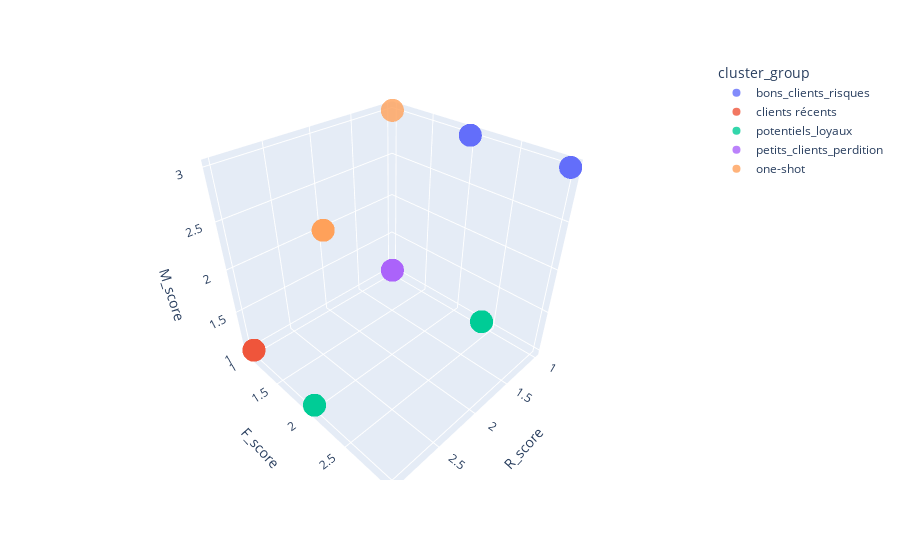

Write notebook code for a chart like this one.
### Code cell
fig = px.scatter_3d(clusters, x='R_score',y='F_score',z='M_score',color='cluster_group', opacity=0.8)
fig.show()

### Figure 1 — Plotly figure (JSON) as saved in the notebook; plotly's stock layout.template omitted (floating-point values rounded to 4 significant figures; data arrays with more than 128 entries replaced by an {"elided": "..."} marker saying what was removed)
{"data": [{"hovertemplate": "cluster_group=bons_clients_risques<br>R_score=%{x}<br>F_score=%{y}<br>M_score=%{z}<extra></extra>", "legendgroup": "bons_clients_risques", "marker": {"color": "#636efa", "opacity": 0.8, "symbol": "circle"}, "mode": "markers", "name": "bons_clients_risques", "scene": "scene", "showlegend": true, "type": "scatter3d", "x": {"elided": "746 int values"}, "y": {"elided": "746 int values"}, "z": {"elided": "746 int values"}}, {"hovertemplate": "cluster_group=clients récents<br>R_score=%{x}<br>F_score=%{y}<br>M_score=%{z}<extra></extra>", "legendgroup": "clients récents", "marker": {"color": "#EF553B", "opacity": 0.8, "symbol": "circle"}, "mode": "markers", "name": "clients récents", "scene": "scene", "showlegend": true, "type": "scatter3d", "x": {"elided": "694 int values"}, "y": {"elided": "694 int values"}, "z": {"elided": "694 int values"}}, {"hovertemplate": "cluster_group=potentiels_loyaux<br>R_score=%{x}<br>F_score=%{y}<br>M_score=%{z}<extra></extra>", "legendgroup": "potentiels_loyaux", "marker": {"color": "#00cc96", "opacity": 0.8, "symbol": "circle"}, "mode": "markers", "name": "potentiels_loyaux", "scene": "scene", "showlegend": true, "type": "scatter3d", "x": {"elided": "234 int values"}, "y": {"elided": "234 int values"}, "z": {"elided": "234 int values"}}, {"hovertemplate": "cluster_group=petits_clients_perdition<br>R_score=%{x}<br>F_score=%{y}<br>M_score=%{z}<extra></extra>", "legendgroup": "petits_clients_perdition", "marker": {"color": "#ab63fa", "opacity": 0.8, "symbol": "circle"}, "mode": "markers", "name": "petits_clients_perdition", "scene": "scene", "showlegend": true, "type": "scatter3d", "x": {"elided": "545 int values"}, "y": {"elided": "545 int values"}, "z": {"elided": "545 int values"}}, {"hovertemplate": "cluster_group=one-shot<br>R_score=%{x}<br>F_score=%{y}<br>M_score=%{z}<extra></extra>", "legendgroup": "one-shot", "marker": {"color": "#FFA15A", "opacity": 0.8, "symbol": "circle"}, "mode": "markers", "name": "one-shot", "scene": "scene", "showlegend": true, "type": "scatter3d", "x": [2, 2, 2, 2, 2, 2, 2, 2, 2, 2, 2, 2, 2, 2, 2, 2, 2, 2, 2, 2, 1], "y": [1, 1, 1, 1, 1, 1, 1, 1, 1, 1, 1, 1, 1, 1, 1, 1, 1, 1, 1, 1, 1], "z": [2, 2, 2, 2, 2, 2, 2, 2, 2, 2, 2, 2, 2, 2, 2, 2, 2, 2, 2, 2, 3]}], "layout": {"legend": {"title": {"text": "cluster_group"}, "tracegroupgap": 0}, "margin": {"t": 60}, "scene": {"domain": {"x": [0, 1], "y": [0, 1]}, "xaxis": {"title": {"text": "R_score"}}, "yaxis": {"title": {"text": "F_score"}}, "zaxis": {"title": {"text": "M_score"}}}}}
